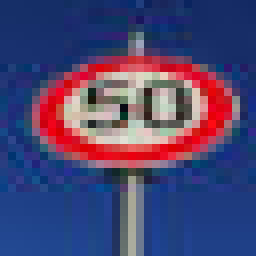
#> input picture images/1.jpg, 32 x 32 px (shown 8 times larger)
$ jupyter execute --allow-errors Traffic_Sign_Classifier.ipynb   (older library calls are emulated)
#> lines starting #> are read from the running program, lines starting #| are printed output that depends on the picture
# Self-Driving Car Engineer Nanodegree

## Deep Learning

## Project: Build a Traffic Sign Recognition Classifier

In this notebook, a template is provided for you to implement your functionality in stages, which is required to successfully complete this project. If additional code is required that cannot be included in the notebook, be sure that the Python code is successfully imported and included in your submission if necessary.

> **Note**: Once you have completed all of the code implementations, you need to finalize your work by exporting the iPython Notebook as an HTML document. Before exporting the notebook to html, all of the code cells need to have been run so that reviewers can see the final implementation and output. You can then export the notebook by using the menu above and navigating to  \n",
    "**File -> Download as -> HTML (.html)**. Include the finished document along with this notebook as your submission.

In addition to implementing code, there is a writeup to complete. The writeup should be completed in a separate file, which can be either a markdown file or a pdf document. There is a [write up template](https://github.com/udacity/CarND-Traffic-Sign-Classifier-Project/blob/master/writeup_template.md) that can be used to guide the writing process. Completing the code template and writeup template will cover all of the [rubric points](https://review.udacity.com/#!/rubrics/481/view) for this project.

The [rubric](https://review.udacity.com/#!/rubrics/481/view) contains "Stand Out Suggestions" for enhancing the project beyond the minimum requirements. The stand out suggestions are optional. If you decide to pursue the "stand out suggestions", you can include the code in this Ipython notebook and also discuss the results in the writeup file.

>**Note:** Code and Markdown cells can be executed using the **Shift + Enter** keyboard shortcut. In addition, Markdown cells can be edited by typically double-clicking the cell to enter edit mode.

---
## Step 0: Load The Data

[cell 1]
# Load pickled data
import pickle
import numpy as np
import random

# TODO: Fill this in based on where you saved the training and testing data

training_file = 'traffic-signs-data/train.p'
validation_file='traffic-signs-data/valid.p'
testing_file = 'traffic-signs-data/test.p'

#> (the rest of this cell did not finish here and is left out)

---

## Step 1: Dataset Summary & Exploration

The pickled data is a dictionary with 4 key/value pairs:

- `'features'` is a 4D array containing raw pixel data of the traffic sign images, (num examples, width, height, channels).
- `'labels'` is a 1D array containing the label/class id of the traffic sign. The file `signnames.csv` contains id -> name mappings for each id.
- `'sizes'` is a list containing tuples, (width, height) representing the original width and height the image.
- `'coords'` is a list containing tuples, (x1, y1, x2, y2) representing coordinates of a bounding box around the sign in the image. **THESE COORDINATES ASSUME THE ORIGINAL IMAGE. THE PICKLED DATA CONTAINS RESIZED VERSIONS (32 by 32) OF THESE IMAGES**

Complete the basic data summary below. Use python, numpy and/or pandas methods to calculate the data summary rather than hard coding the results. For example, the [pandas shape method](http://pandas.pydata.org/pandas-docs/stable/generated/pandas.DataFrame.shape.html) might be useful for calculating some of the summary results.

### Provide a Basic Summary of the Data Set Using Python, Numpy and/or Pandas

#> (a cell that did not finish here is left out)

### Include an exploratory visualization of the dataset

Visualize the German Traffic Signs Dataset using the pickled file(s). This is open ended, suggestions include: plotting traffic sign images, plotting the count of each sign, etc.

The [Matplotlib](http://matplotlib.org/) [examples](http://matplotlib.org/examples/index.html) and [gallery](http://matplotlib.org/gallery.html) pages are a great resource for doing visualizations in Python.

**NOTE:** It's recommended you start with something simple first. If you wish to do more, come back to it after you've completed the rest of the sections. It can be interesting to look at the distribution of classes in the training, validation and test set. Is the distribution the same? Are there more examples of some classes than others?

[cell 3]
### Data exploration visualization code goes here.
### Feel free to use as many code cells as needed.
import matplotlib.pyplot as plt
from mpl_toolkits.axes_grid1 import AxesGrid
import tensorflow as tf
from tensorflow.contrib.layers import flatten
from math import ceil
from sklearn.utils import shuffle
# Visualizations will be shown in the notebook.

#Display the images in some rows and columns
def show_images(figures, nrows = 1, ncols=1, labels=None):
    fig, axs = plt.subplots(ncols=ncols, nrows=nrows, figsize=(12, 14))
    axs = axs.ravel()
    for index, title in zip(range(len(figures)), figures):
        axs[index].imshow(figures[title], plt.gray())
        if(labels != None):
            axs[index].set_title(labels[index])
        else:
            axs[index].set_title(title)

        axs[index].set_axis_off()
    plt.show()

#> (the rest of this cell did not finish here and is left out)

----

## Step 2: Design and Test a Model Architecture

Design and implement a deep learning model that learns to recognize traffic signs. Train and test your model on the [German Traffic Sign Dataset](http://benchmark.ini.rub.de/?section=gtsrb&subsection=dataset).

The LeNet-5 implementation shown in the [classroom](https://classroom.udacity.com/nanodegrees/nd013/parts/fbf77062-5703-404e-b60c-95b78b2f3f9e/modules/6df7ae49-c61c-4bb2-a23e-6527e69209ec/lessons/601ae704-1035-4287-8b11-e2c2716217ad/concepts/d4aca031-508f-4e0b-b493-e7b706120f81) at the end of the CNN lesson is a solid starting point. You'll have to change the number of classes and possibly the preprocessing, but aside from that it's plug and play!

With the LeNet-5 solution from the lecture, you should expect a validation set accuracy of about 0.89. To meet specifications, the validation set accuracy will need to be at least 0.93. It is possible to get an even higher accuracy, but 0.93 is the minimum for a successful project submission.

There are various aspects to consider when thinking about this problem:

- Neural network architecture (is the network over or underfitting?)
- Play around preprocessing techniques (normalization, rgb to grayscale, etc)
- Number of examples per label (some have more than others).
- Generate fake data.

Here is an example of a [published baseline model on this problem](http://yann.lecun.com/exdb/publis/pdf/sermanet-ijcnn-11.pdf). It's not required to be familiar with the approach used in the paper but, it's good practice to try to read papers like these.

### Pre-process the Data Set (normalization, grayscale, etc.)

Minimally, the image data should be normalized so that the data has mean zero and equal variance. For image data, `(pixel - 128)/ 128` is a quick way to approximately normalize the data and can be used in this project.

Other pre-processing steps are optional. You can try different techniques to see if it improves performance.

Use the code cell (or multiple code cells, if necessary) to implement the first step of your project.

[cell 4]
### Preprocess the data here. It is required to normalize the data. Other preprocessing steps could include
### converting to grayscale, etc.
### Feel free to use as many code cells as needed.
import os

#Normalize an image
# [10 lines left out: function normalize, not called in this run]

#Preprocess an image
def preprocess(img):
    return normalize(skimage.color.rgb2gray(img))

#Preprocess an array of images
# [7 lines left out: function preprocess_all, not called in this run]

#Preprocess the images
force_preprocess = False
prep_file_name = 'preprocessed.p'
#> (the rest of this cell did not finish here and is left out)

[cell 5]
from skimage import transform
from skimage.transform import SimilarityTransform
from skimage.transform import warp

#Distort a single image
# [19 lines left out: functions distort, distort_all, not called in this run]

# Sample images to show
#> (the rest of this cell did not finish here and is left out)

### Model Architecture

[cell 6]
### Define your architecture here.
### Feel free to use as many code cells as needed.
import tensorflow
convolution1_activation = None
convolution2_activation = None

# [48 lines left out: function MyNet, not called in this run]

used_ratio = 1.0

if used_ratio < 1.0:
    used_n_train = int(used_ratio*X_train.shape[0])
    X_train, y_train = sklearn.utils.shuffle(X_train, y_train)
    X_train = X_train[0:used_n_train,:,:]
    y_train = y_train[0:used_n_train]

#> (the rest of this cell did not finish here and is left out)

### Train, Validate and Test the Model

A validation set can be used to assess how well the model is performing. A low accuracy on the training and validation
sets imply underfitting. A high accuracy on the training set but low accuracy on the validation set implies overfitting.

[cell 7]
### Train your model here.
### Calculate and report the accuracy on the training and validation set.
### Once a final model architecture is selected,
### the accuracy on the test set should be calculated and reported as well.
### Feel free to use as many code cells as needed.
EPOCHS = 25
BATCH_SIZE = 128

#> (the rest of this cell did not finish here and is left out)

---

## Step 3: Test a Model on New Images

To give yourself more insight into how your model is working, download at least five pictures of German traffic signs from the web and use your model to predict the traffic sign type.

You may find `signnames.csv` useful as it contains mappings from the class id (integer) to the actual sign name.

### Load and Output the Images

[cell 8]
### Load the images and plot them here.
### Feel free to use as many code cells as needed.
import glob
import cv2

my_images = sorted(glob.glob('./images/*.jpg'))
name_values = ["Speed Limit (50km/h)",
              "Right of Way",
              "Slippery Road",
              "Priority Road",
              "No Entry",
              "Road Work"]

figures = {}
labels = {}
my_signs = []
index = 0
for my_image in my_images:
    img = cv2.cvtColor(cv2.imread(my_image), cv2.COLOR_BGR2RGB)
    my_signs.append(img)
    figures[index] = img
    labels[index] = name_values[index]
    index += 1

show_images(figures, 3, 2, labels)
#> the loop in show_images, `for index, title in zip(range(len(figures)), figures):` made 2 passes
#> title on passes 1 to 2: 0, 1
#> in show_images, `plt.show()`:
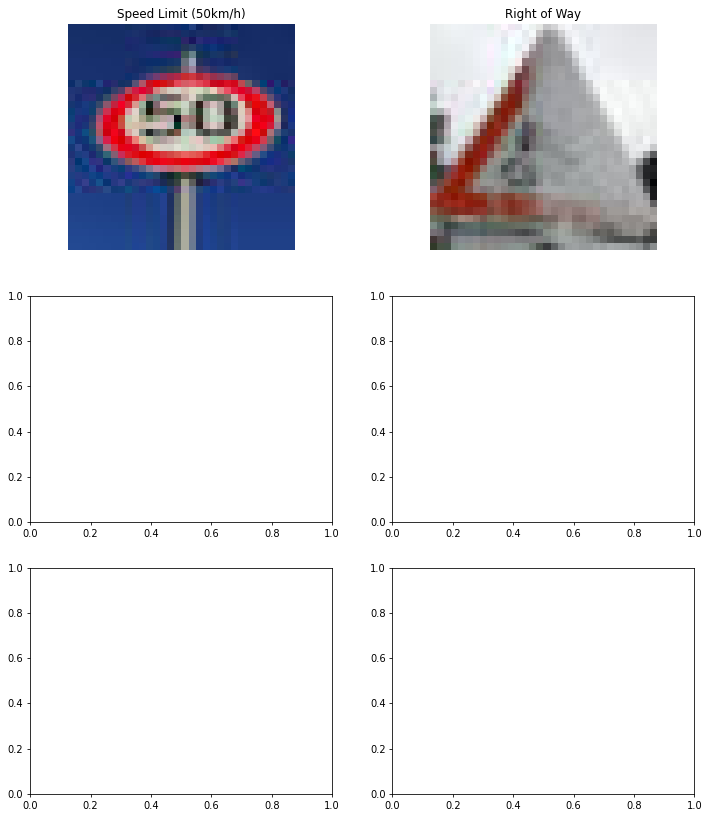
#> figure drawn by matplotlib, 2 panels
